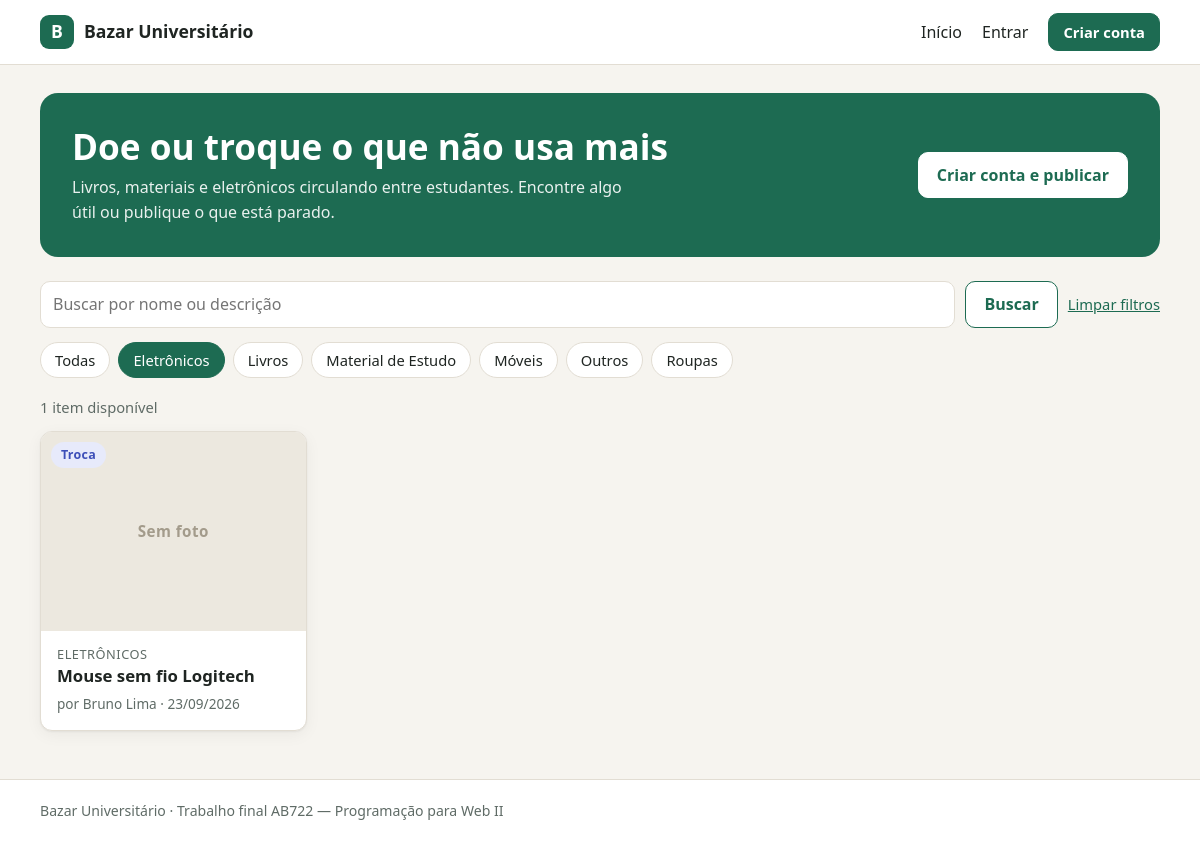
Page /?categoria=2 on the committed database.
### tables this page shows
CREATE TABLE IF NOT EXISTS categorias (
    id INT AUTO_INCREMENT PRIMARY KEY,
    nome VARCHAR(60) NOT NULL UNIQUE
);

CREATE TABLE IF NOT EXISTS itens (
    id INT AUTO_INCREMENT PRIMARY KEY,
    usuario_id INT NOT NULL,
    categoria_id INT NOT NULL,
    nome VARCHAR(120) NOT NULL,
    descricao TEXT,
    tipo ENUM('doacao', 'troca') NOT NULL,
    status ENUM('disponivel', 'concluido') DEFAULT 'disponivel',
    foto VARCHAR(255) NULL,
    criado_em DATETIME DEFAULT CURRENT_TIMESTAMP,
    FOREIGN KEY (usuario_id) REFERENCES usuarios(id),
    FOREIGN KEY (categoria_id) REFERENCES categorias(id),
    INDEX idx_itens_status (status)
);

CREATE TABLE IF NOT EXISTS usuarios (
    id INT AUTO_INCREMENT PRIMARY KEY,
    nome VARCHAR(100) NOT NULL,
    email VARCHAR(150) NOT NULL UNIQUE,
    senha_hash VARCHAR(255) NOT NULL,
    criado_em DATETIME DEFAULT CURRENT_TIMESTAMP
);

### src/View/home/index.php (the view, shortened to what the rows shown need)
<section class="destaque">
    <div>
        <h1>Doe ou troque o que não usa mais</h1>
        <p>Livros, materiais e eletrônicos circulando entre estudantes. Encontre algo útil ou publique o que está parado.</p>
    </div>
    <?php if (!$this->usuarioLogado()): ?>
        <a href="<?= $this->url('/cadastro') ?>" class="botao">Criar conta e publicar</a>
    <?php else: ?>
        <a href="<?= $this->url('/itens/novo') ?>" class="botao">+ Publicar item</a>
    <?php endif; ?>
</section>
<form action="<?= $this->url('/') ?>" method="get" class="filtros">
    <label class="filtros__campo">
        <input type="search" name="busca" value="<?= $this->e($busca) ?>" placeholder="Buscar por nome ou descrição" maxlength="100">
    </label>
    <button type="submit" class="botao botao--secundario">Buscar</button>
    <?php if ($busca !== '' || $categoriaAtualId !== null): ?>
        <a href="<?= $this->url('/') ?>" class="link-limpar">Limpar filtros</a>
    <?php endif; ?>
</form>
<nav class="categorias" aria-label="Categorias">
    <a href="<?= $this->url('/') ?>" class="chip <?= $categoriaAtualId === null ? 'chip--ativo' : '' ?>">Todas</a>
    <?php foreach ($categorias as $categoria): ?>
        <a href="<?= $this->url('/?categoria=' . $categoria->getId()) ?>"
           class="chip <?= $categoria->getId() === $categoriaAtualId ? 'chip--ativo' : '' ?>">
            <?= $this->e($categoria->getNome()) ?>
        </a>
    <?php endforeach; ?>
</nav>
<p class="contagem"><?= count($itens) ?> <?= count($itens) === 1 ? 'item disponível' : 'itens disponíveis' ?></p>
<?php if ($itens === []): ?>
    <div class="vazio">
        <p>Nenhum item encontrado<?= $categoriaAtualId !== null || $busca !== '' ? ' com esses filtros' : '' ?>.</p>
        <?php if ($this->usuarioLogado()): ?>
            <a href="<?= $this->url('/itens/novo') ?>" class="botao">Publique o primeiro</a>
        <?php endif; ?>
    </div>
<?php else: ?>
    <div class="grade">
        <?php foreach ($itens as $item): ?>
            <?= $this->parcial('itens/_card', ['item' => $item]) ?>
        <?php endforeach; ?>
    </div>
<?php endif; ?>

### src/Core/Router.php (shortened to what the rows shown need)
<?php
final class Router
{
    private array $rotas = [];
    private function adicionar(string $metodo, string $caminho, array $acao): void
    {
        $padrao = preg_replace('#\{[a-zA-Z_]+\}#', '(\d+)', $caminho);
        $this->rotas[] = [
            'metodo' => $metodo,
            'padrao' => '#^' . $padrao . '$#',
            'acao'   => $acao,
        ];
    }
    public function despachar(string $metodo, string $caminho): void
    {
        foreach ($this->rotas as $rota) {
            if (!preg_match($rota['padrao'], $caminho, $parametros)) {
                continue;
            }
            $acao   = $rota['acao'][1];
            $controller = new $classe();
            if (isset($parametros[1])) {
                $controller->$acao((int) $parametros[1]);
            } else {
                $controller->$acao();
            }
            return;
        }
        throw HttpException::naoEncontrado();
    }
}

### src/View/itens/_card.php (shortened to what the rows shown need)
<article class="card">
    <a href="<?= $this->url('/itens/' . $item->getId()) ?>" class="card__link">
        <div class="card__foto">
            <?php if ($item->getFoto()): ?>
                <img src="<?= $this->url('/uploads/' . $item->getFoto()) ?>" alt="Foto de <?= $this->e($item->getNome()) ?>" loading="lazy">
            <?php else: ?>
                <span class="card__sem-foto">Sem foto</span>
            <?php endif; ?>
            <span class="selo selo--<?= $this->e($item->getTipo()) ?>"><?= $this->e($item->getRotuloTipo()) ?></span>
        </div>
        <div class="card__corpo">
            <p class="card__categoria"><?= $this->e($item->getNomeCategoria()) ?></p>
            <h3 class="card__titulo"><?= $this->e($item->getNome()) ?></h3>
            <p class="card__meta">por <?= $this->e($item->getNomeDono()) ?> · <?= $this->e($this->data($item->getCriadoEm())) ?></p>
        </div>
    </a>
</article>

### rows in the picture
categorias: nome "Eletrônicos"
categorias: nome "Livros"
categorias: nome "Material de Estudo"
categorias: nome "Móveis"
categorias: nome "Outros"
categorias: nome "Roupas"
itens: shows "Sem foto", RotuloTipo "Troca", categoria.nome "ELETRÔNICOS", nome "Mouse sem fio Logitech", usuario.nome "Bruno Lima", CriadoEm "23/09/2026"

### other values in the picture
$this->e($this->nomeApp()) "Bazar Universitário"
count($itens) "1"
